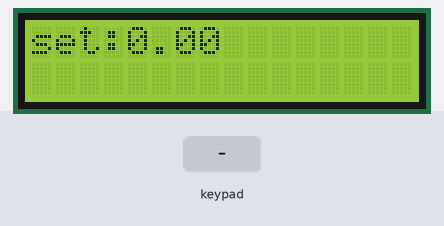
Bench run of a sketch on a simulated Arduino Uno, built with avr-gcc and run on an emulated ATmega328P. Shown: 16×2 character LCD. Inputs (shaded band) come from the test bench.

Above: at 1.2 s.
1.3 s: keypad keys 9 8 7 6 pressed 0.4 s apart
At 3.4 s:
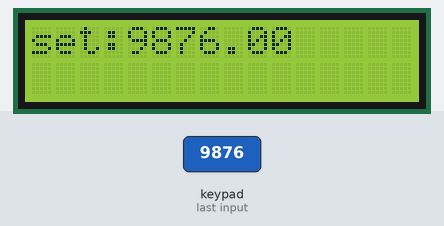
4.4 s: key '9' pressed
At 5.6 s:
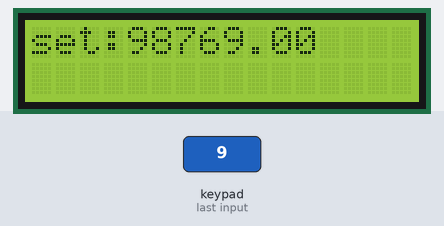
5.9 s: key '6' pressed
At 7.0 s:
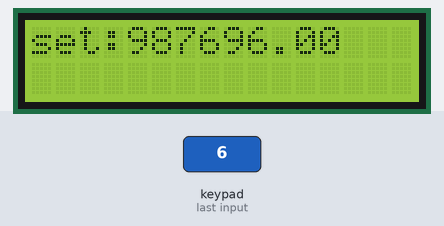
7.4 s: keypad keys 9 8 7 6 # pressed 0.4 s apart
At 9.1 s:
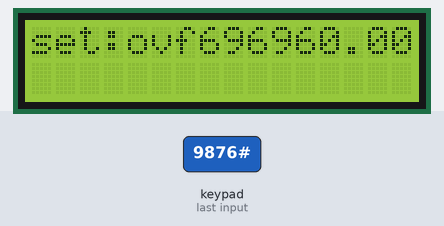
Timing chart, 0 to 10.6 s (numbered marks = the images above; inputs shaded):
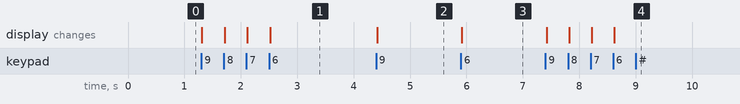

Measured:
- after the input at 1.3 s, the display: first changes at once (image 1 shows a later state)
- after the input at 4.4 s, the display: changes at once (image 2)
- after the input at 5.9 s, the display: changes at once (image 3)
- after the input at 7.4 s, the display: first changes at once (image 4 shows a later state)

The sketch:

menyimpan_data_keypad.ino
```cpp
//dibuat oleh prima dionanda marris D4 teknik elektronika
#include <Keypad.h>
#include <LiquidCrystal_I2C.h>
#include <Wire.h>
LiquidCrystal_I2C lcd(0x27, 16, 2);
const byte ROWS = 4;
const byte COLS = 4;
float Data = 0;
char hexaKeys[ROWS][COLS] = {
  { 'D', 'C', 'B', 'A' },
  { '#', '9', '6', '3' },
  { '0', '8', '5', '2' },
  { '*', '7', '4', '1' }
};
byte rowPins[ROWS] = { 9, 8, 7, 6 };
byte colPins[COLS] = { 5, 4, 3, 2 };

Keypad customKeypad = Keypad(makeKeymap(hexaKeys), rowPins, colPins, ROWS, COLS);

void setup() {
  // put your setup code here, to run once:
  Serial.begin(9600);
  lcd.init();
  lcd.backlight();
  lcd.setCursor(0, 0);
  lcd.print("set:");
  lcd.print(Data);
}

void loop() {
  // put your main code here, to run repeatedly:
  char customeKey = customKeypad.getKey();
  if (customeKey) {
    if (customeKey >= '0' && customeKey <= '9') {
      Data = Data * 10 + (customeKey - '0');
      lcd.setCursor(0, 0);
      lcd.print("set:");
      lcd.print(Data);
    }
    //char untuk mereset
    if (customeKey == '*') {
      Data = 0;
      lcd.setCursor(0, 0);
      lcd.print("set:");
      lcd.print(Data);
    }
  }
}
```
